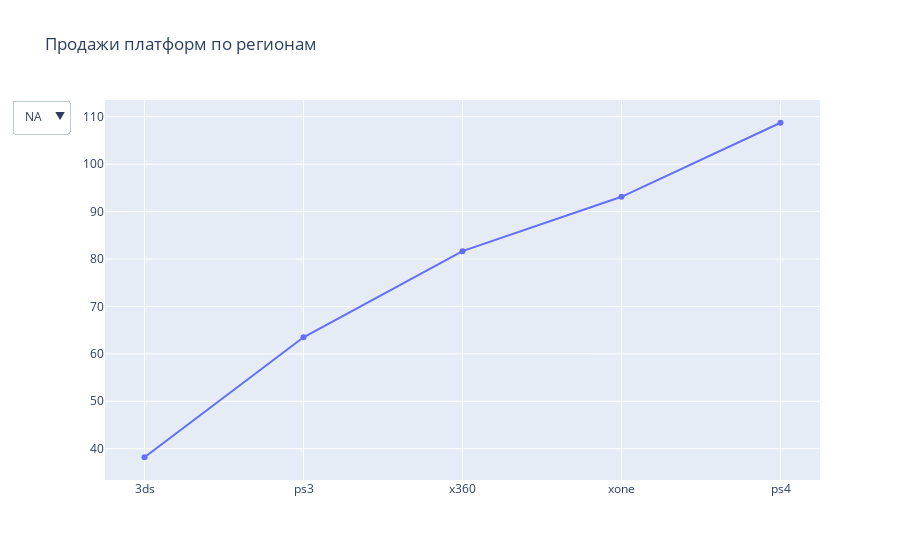

The code cell stored with this chart in its notebook:
### Markdown cell above
<div class="alert alert-block alert-danger">
<b>КОММЕНТАРИЙ РЕВЬЮВЕРА:</b> 
    

Классные подходы к анализу регионов, но когда ты ограничишь актуальный период, то портреты изменятся

</div>

### Code cell
traces = []
for region in ["na", "eu", "jp"]:
    traces.append(
        go.Scatter(
            x=df.groupby('platform')[region+'_sales'].sum().sort_values()[-5:].index.tolist(), 
            y=df.groupby('platform')[region+'_sales'].sum().sort_values()[-5:],
            name = region, 
            visible = (region == 'na'))
    )
    
layout = go.Layout(
    title="Продажи платформ по регионам",
    updatemenus=list([
        dict(
            x=-0.05,
            y=1,
            yanchor='top',
            buttons=list([
                dict(
                    args=['visible', [True] + [False]*3],
                    label='NA',
                    method='restyle'
                ),
                dict(
                    args=['visible', [False] + [True] + [False]*2],
                    label='EU',
                    method='restyle'
                ),
                dict(
                    args=['visible', [False]*2 + [True] + [False]],
                    label='JP',
                    method='restyle'
                )
            ]),
        )
    ]),
)

fig = {'data': traces, 'layout': layout}
iplot(fig, show_link=False)

### Figure 1 — Plotly figure (JSON) as saved in the notebook; plotly's stock layout.template omitted (floating-point values rounded to 4 significant figures)
{"data": [{"name": "na", "type": "scatter", "visible": true, "x": ["3ds", "ps3", "x360", "xone", "ps4"], "y": [38.2, 63.5, 81.66, 93.12, 108.7]}, {"name": "eu", "type": "scatter", "visible": false, "x": ["3ds", "x360", "xone", "ps3", "ps4"], "y": [30.96, 42.52, 51.59, 67.81, 141.1]}, {"name": "jp", "type": "scatter", "visible": false, "x": ["wiiu", "ps4", "psv", "ps3", "3ds"], "y": [10.88, 15.96, 18.59, 23.35, 67.81]}], "layout": {"title": {"text": "Продажи платформ по регионам"}, "updatemenus": [{"buttons": [{"args": ["visible", [true, false, false, false]], "label": "NA", "method": "restyle"}, {"args": ["visible", [false, true, false, false]], "label": "EU", "method": "restyle"}, {"args": ["visible", [false, false, true, false]], "label": "JP", "method": "restyle"}], "x": -0.05, "y": 1, "yanchor": "top"}]}}
